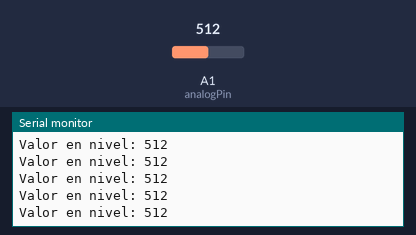
Simulated run of this sketch. Board: Arduino Uno, built with avr-gcc and run on an emulated ATmega328P. Shown: the last lines printed to the serial monitor. The inputs (shaded band) are chosen by the test bench; at power-on: A1 (analogPin) = 512.

Above: at 2.7 s.
2.8 s: A1 (analogPin) set to 981
At 3.7 s:
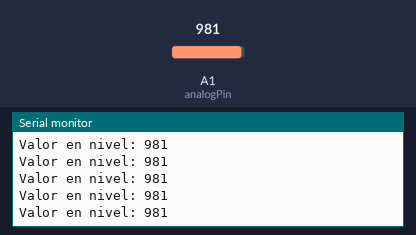
5.8 s: A1 (analogPin) set to 1014
At 6.4 s:
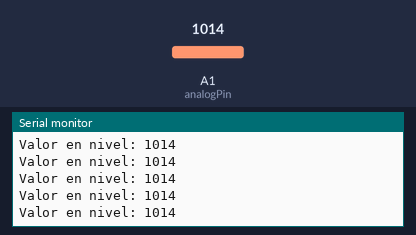
Timing chart, 0 to 8.8 s (numbered marks = the images above; inputs shaded):
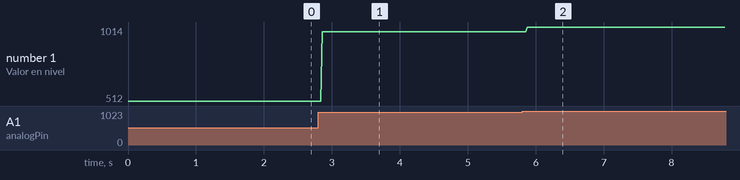

The sketch:

MicrofonoSketch.ino
```cpp
/* Microfono */

int analogPin = A1;
int sample = 0;


void setup(){

  //iniciamos el puerto serie
  Serial.begin(9600);
}

void loop(){


   sample = analogRead(analogPin);  // read the input pin

  //Imprimimos el valor medido en nivel
  Serial.print("Valor en nivel: ");
  Serial.println(sample);
  ////Imprimimos el valor medido en mV
  //Serial.print("Valor en miliVolts: ");
  //Serial.println(sample);


  //incrementamos el contador y esperamos un segundo
  delay(10);
}
```

Measured:
- after the input at 2.8 s, the serial monitor: prints a new line after 0.06 s (image 1)
- after the input at 5.8 s, the serial monitor: prints a new line after 0.08 s (image 2)
- plotted number 1: 512 → 981 after the input at 2.8 s, 981 → 1014 after the input at 5.8 s
